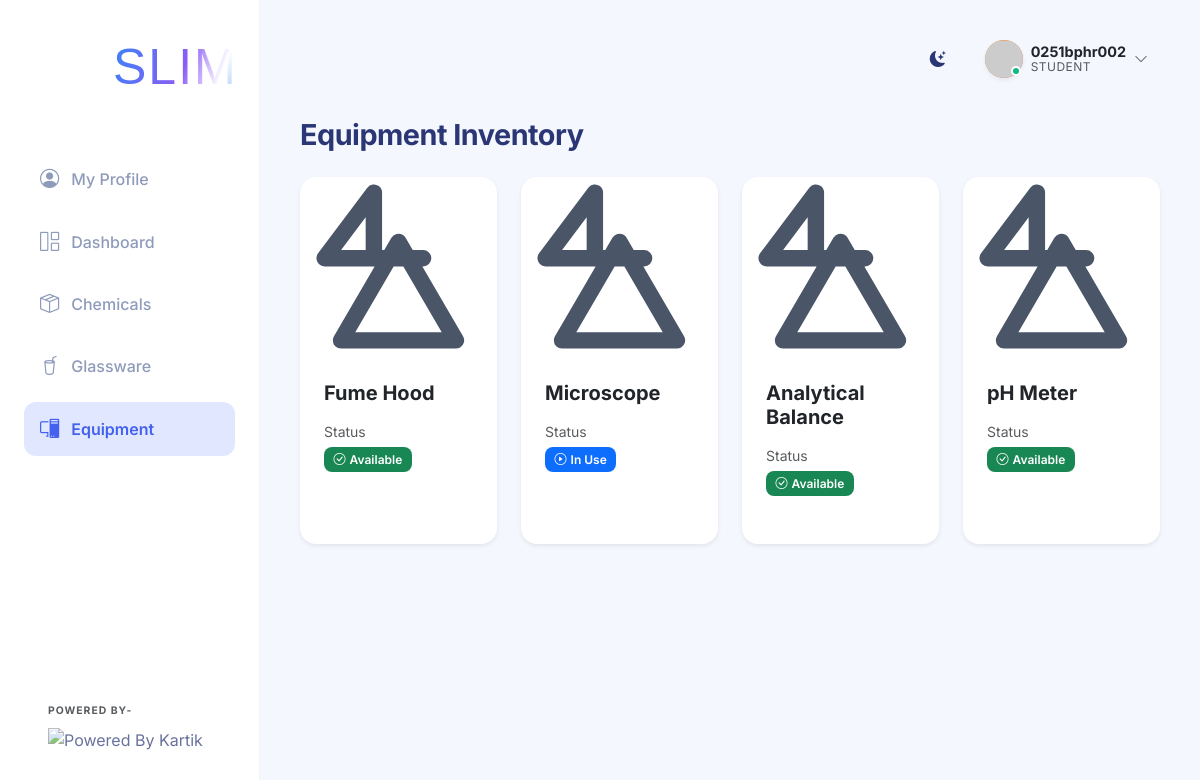
The app's page /equipment (signed in) with its own data.
### app.py (models this page shows)
class User(UserMixin, db.Model):
    id = db.Column(db.Integer, primary_key=True)
    username = db.Column(db.String(100), unique=True, nullable=False)
    password_hash = db.Column(db.String(200), nullable=False)
    role = db.Column(db.String(50), nullable=False) # 'teacher', 'student', or 'developer'
    full_name = db.Column(db.String(150), nullable=True)
    roll_number = db.Column(db.String(50), nullable=True)
    email = db.Column(db.String(150), nullable=True)
    phone = db.Column(db.String(20), nullable=True)

class Equipment(db.Model):
    id = db.Column(db.Integer, primary_key=True)
    name = db.Column(db.String(150), nullable=False)
    status = db.Column(db.String(50), nullable=False) # Available, In Use, Maintenance
    logs = db.relationship('EquipmentLog', backref='equipment', lazy=True, cascade="all, delete-orphan")

### app.py (the view, shortened to what this page needs)
@app.route('/equipment', methods=['GET', 'POST'])
def equipment():
    items = Equipment.query.all()
    for item in items:
        item.image_url = get_lab_item_image(item.name, width=300)
    standard_equipment = ["Microscope", "Centrifuge", "Bunsen Burner", "Spectrophotometer", "Hot Plate", "Magnetic Stirrer", "Analytical Balance", "pH Meter", "Incubator", "Autoclave", "Fume Hood", "Water Bath"]
    return render_template('equipment.html', items=items, standard_equipment=standard_equipment)

### app.py (called while the page is built)
@login_manager.user_loader
def load_user(user_id):
    return User.query.get(int(user_id))

### templates/equipment.html (shortened to what this page needs)
{% extends 'base.html' %}
{% block content %}
<div class="d-flex justify-content-between align-items-center mb-4">
    <h2 class="page-title mb-0">Equipment Inventory</h2>
</div>
<div class="row row-cols-1 row-cols-md-3 row-cols-lg-4 g-4">
    {% for item in items %}
    <div class="col">
        <div class="card h-100 shadow-sm border-0 rounded-4 overflow-hidden position-relative">
            <img src="{{ item.image_url }}" class="card-img-top" alt="{{ item.name }}" style="height: 180px; object-fit: cover;">
            <div class="card-body">
                <h5 class="card-title fw-bold text-dark mb-3">
                    <a href="{{ url_for('equipment_detail', id=item.id) }}" class="text-decoration-none text-dark stretched-link">{{ item.name }}</a>
                </h5>
                <div class="d-flex justify-content-between align-items-center">
                    <div>
                        <span class="text-muted small d-block mb-1">Status</span>
                        {% if item.status == 'Available' %}
                        <span class="badge bg-success"><i class="bi bi-check-circle me-1"></i>Available</span>
                        {% elif item.status == 'In Use' %}
                        <span class="badge bg-primary"><i class="bi bi-play-circle me-1"></i>In Use</span>
                        {% elif item.status == 'Maintenance' %}
                        <span class="badge bg-warning text-dark"><i class="bi bi-tools me-1"></i>Maintenance</span>
                        {% else %}
                        <span class="badge bg-secondary">{{ item.status }}</span>
                        {% endif %}
                    </div>
                </div>
            </div>
        </div>
    </div>
    {% else %}
    <div class="col-12 text-center py-5 text-muted">
        <i class="bi bi-pc-display fs-1 d-block mb-3"></i>
        No equipment added yet.
    </div>
    {% endfor %}
</div>
{% endblock %}

### templates/base.html (shortened to what this page needs)
<!DOCTYPE html>
<html lang="en">
<head>
    <link href="https://cdn.jsdelivr.net/npm/bootstrap@5.3.0/dist/css/bootstrap.min.css" rel="stylesheet">
    <link rel="stylesheet" href="{{ url_for('static', filename='css/style.css') }}">
    <link rel="stylesheet" href="https://cdn.jsdelivr.net/npm/bootstrap-icons@1.10.5/font/bootstrap-icons.css">
</head>
<body>
    <div class="app-container">
        <nav class="sidebar d-flex flex-column">
            <div class="sidebar-header">
                <a class="navbar-brand d-flex align-items-center morph-logo" href="{{ url_for('dashboard') }}"
                    style="text-decoration: none;">
                    <div class="me-1 d-flex justify-content-center align-items-center"
                        style="width: 80px; height: 80px; margin-left: -5px;">
                        <dotlottie-player src="{{ url_for('static', filename='logo.lottie') }}" background="transparent"
                            speed="1" style="width: 80px; height: 80px;" loop autoplay></dotlottie-player>
                    </div>
                    <div class="logo-text-container">
                        <div class="logo-text main-text">
                            <span class="slim-text-animated">SLIM</span>
                        </div>
                    </div>
                </a>
            </div>
            <ul class="nav flex-column sidebar-nav mt-3">
                {% if current_user.is_authenticated and current_user.role in ['student', 'developer'] %}
                <li class="nav-item">
                    <a class="nav-link {% if request.endpoint == 'profile' %}active{% endif %}"
                        href="{{ url_for('profile') }}">
                        <i class="bi bi-person-circle"></i> My Profile
                    </a>
                </li>
                {% endif %}
                <li class="nav-item">
                    <a class="nav-link {% if request.endpoint == 'dashboard' %}active{% endif %}"
                        href="{{ url_for('dashboard') }}">
                        <i class="bi bi-grid-1x2"></i> Dashboard
                    </a>
                </li>
                <li class="nav-item">
                    <a class="nav-link {% if request.endpoint == 'chemicals' or request.endpoint == 'add_chemical' or request.endpoint == 'chemical_detail' %}active{% endif %}"
                        href="{{ url_for('chemicals') }}">
                        <i class="bi bi-box-seam"></i> Chemicals
                    </a>
                </li>
                <li class="nav-item">
                    <a class="nav-link {% if request.endpoint == 'glassware' %}active{% endif %}"
                        href="{{ url_for('glassware') }}">
                        <i class="bi bi-cup-straw"></i> Glassware
                    </a>
                </li>
                <li class="nav-item">
                    <a class="nav-link {% if request.endpoint == 'equipment' %}active{% endif %}"
                        href="{{ url_for('equipment') }}">
                        <i class="bi bi-pc-display"></i> Equipment
                    </a>
                </li>
            </ul>
            <div class="sidebar-footer mt-auto p-4 text-start">
                <small class="text-muted d-block fw-bold text-uppercase mb-2"
                    style="font-size: 0.65rem; letter-spacing: 1px;">Powered By-</small>
                <img src="https://student.camu.in/camu_attachment/get/6696654be0b1fd900cf3997c" alt="Powered By Kartik"
                    class="img-fluid powered-logo">
            </div>
        </nav>
        <main class="main-content">
            <header class="top-header d-flex justify-content-between align-items-center mb-4">
                <div class="d-flex align-items-center">
                    <div class="theme-toggle" id="themeToggle" title="Toggle Dark/Light Mode">
                        <i class="bi bi-moon-stars-fill"></i>
                    </div>
                    <div class="user-profile dropdown">
                        <div class="profile-trigger d-flex align-items-center" {% if current_user.is_authenticated
                            %}data-bs-toggle="dropdown" {% else %}data-bs-toggle="modal" data-bs-target="#loginModal" {%
                            endif %}>
                            {% if current_user.is_authenticated %}
                            <div class="avatar-wrapper me-2">
                                <div class="avatar-circle {% if current_user.role == 'developer' %}bg-developer{% elif current_user.role == 'teacher' %}bg-teacher{% else %}bg-student{% endif %} shadow-sm"
                                    style="padding: 0; overflow: hidden;">
                                    <img src="https://api.dicebear.com/9.x/bottts/svg?seed={{ current_user.username }}&backgroundColor=transparent"
                                        alt="Avatar"
                                        style="width: 100%; height: 100%; object-fit: cover; transform: scale(1.1) translateY(2px);">
                                </div>
                                <div class="status-indicator online"></div>
                            </div>
                            <div class="user-info d-none d-sm-block">
                                <div class="user-name fw-bold text-dark">{{ current_user.username|capitalize }}</div>
                                <div class="user-role text-muted">{{ current_user.role|capitalize }}</div>
                            </div>
                            <i class="bi bi-chevron-down ms-2 text-muted small"></i>
                            {% else %}
                            <div class="avatar-circle bg-secondary shadow-sm me-2">
                                <i class="bi bi-person"></i>
                            </div>
                            <span class="fw-medium text-dark">Login</span>
                            {% endif %}
                        </div>
                    </div>
            </header>
            <div class="content-wrapper">
                {% block content %}{% endblock %}
            </div>
        </main>
    </div>
</body>
</html>

### records on screen
User: username "0251bphr002", role "STUDENT"
Equipment: name "Fume Hood", status "Available" (drawn)
Equipment: name "Microscope", status "In Use" (drawn)
Equipment: name "Analytical Balance", status "Available" (drawn)
Equipment: name "pH Meter", status "Available" (drawn)
